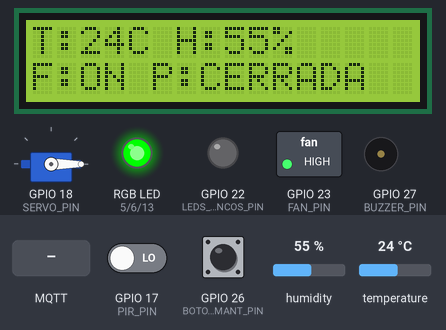
A program run on a simulated Raspberry Pi (BCM pin numbers). Shown: 16×2 character LCD, servo, switched loads named in the program (green lamp = pin HIGH), an RGB LED mixed from three pins (HIGH = lit), output pins drawn as LEDs (lit = HIGH), buzzer (waves = sounding, pin HIGH). The inputs (shaded band) are chosen by the test bench; at power-on: humidity 55 %, GPIO 17 (PIR_PIN) LOW, GPIO 26 (BOTON_MANT_PIN) HIGH, temperature 24 °C. The clock reads 2024-03-15 10:24:30 at power-on unless the program sets it; no MQTT or app messages arrive unless stated; databases and web services accept everything at once and return nothing; servo angles are drawn from the pulse width (0.5 ms = 0°, 2.5 ms = 180°); what the program prints to the terminal is not drawn.

Above: at 3.9 s.
4.0 s: humidity set to 68 %
At 5.7 s:
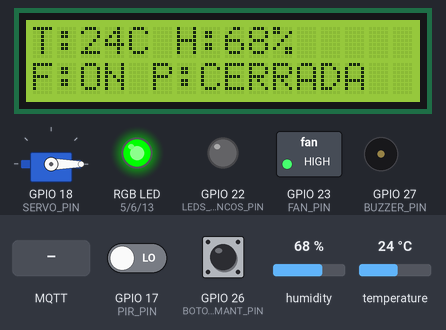
6.0 s: humidity set to 71 %
At 8.4 s:
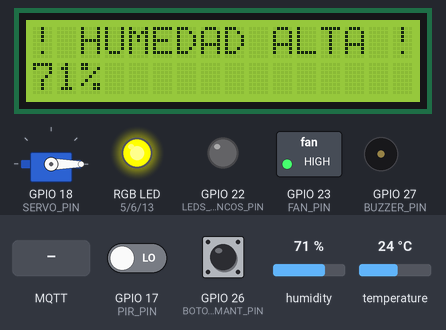
10.1 s: GPIO 17 (PIR_PIN) driven HIGH
At 12.0 s:
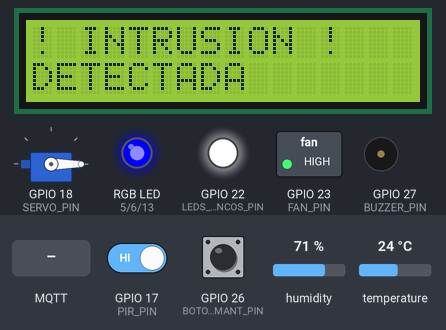
12.4 s: MQTT message "ABRIR" arrives on the first subscribed topic
At 14.0 s:
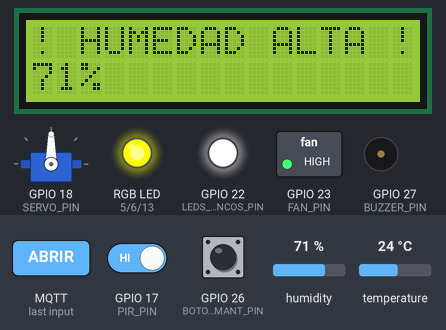
14.1 s: GPIO 26 (BOTON_MANT_PIN) pulled LOW for 1 s
At 15.6 s:
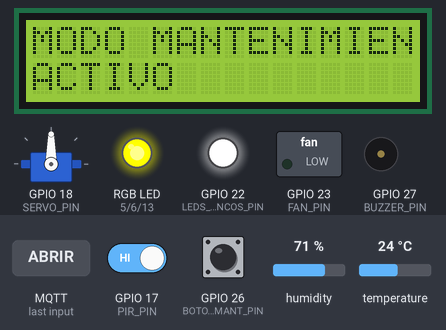
15.7 s: MQTT message "MANT_OFF" arrives on the first subscribed topic
At 16.4 s:
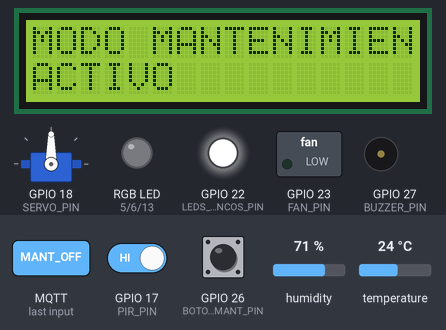
Timing chart, 0 to 19.0 s (numbered marks = the images above; inputs shaded):
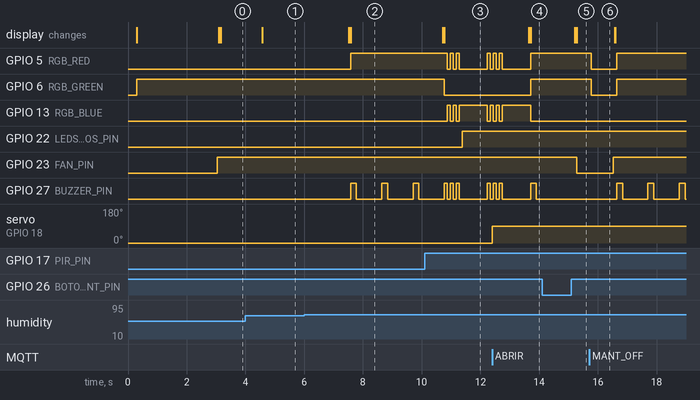

The program:

main.py
```python
import time
import board
import adafruit_dht
import RPi.GPIO as GPIO
from rpi_lcd import LCD
import pymongo
import datetime
import paho.mqtt.client as mqtt
import json

# ==========================================
# 1. CONFIGURACIÓN MQTT
# ==========================================
MQTT_BROKER = "broker.emqx.io"
MQTT_PORT = 1883
TOPICO_PUBLICAR = "fiusac/grupo_12/telemetria"
TOPICO_SUSCRIBIR = "fiusac/grupo_12/comandos"

client_mqtt = mqtt.Client()

# ==========================================
# 2. CONFIGURACIÓN MONGODB
# ==========================================
MONGO_URI = "mongodb+srv://admin_fiusac:0306@kiwi-bd.xi6ztan.mongodb.net/?retryWrites=true&w=majority&appName=kiwi-BD"
mongo_ok = False

print("--- INICIANDO SISTEMA FIUSAC V2.0 ---")
print("1. Conectando a Base de Datos...")

try:
    client_mongo = pymongo.MongoClient(MONGO_URI, serverSelectionTimeoutMS=3000)
    client_mongo.server_info()
    db = client_mongo["fiusac_datacenter"]
    collection_temp = db["temperatura"]
    collection_hum = db["humedad"]
    collection_events = db["eventos"]
    mongo_ok = True
    print("   [BD] Conectado Correctamente")
except Exception as e:
    print(f"   [BD] Error: {e}")

# ==========================================
# 3. CONFIGURACIÓN DE PINES
# ==========================================
GPIO.setmode(GPIO.BCM)
GPIO.setwarnings(False)

PIR_PIN = 17
SERVO_PIN = 18
FAN_PIN = 23
BUZZER_PIN = 27
LEDS_BLANCOS_PIN = 22
BOTON_MANT_PIN = 26

RGB_RED = 5
RGB_GREEN = 6
RGB_BLUE = 13

GPIO.setup(PIR_PIN, GPIO.IN)
GPIO.setup(FAN_PIN, GPIO.OUT)
GPIO.setup(BUZZER_PIN, GPIO.OUT)
GPIO.setup(LEDS_BLANCOS_PIN, GPIO.OUT)
GPIO.setup([RGB_RED, RGB_GREEN, RGB_BLUE], GPIO.OUT)
GPIO.setup(BOTON_MANT_PIN, GPIO.IN, pull_up_down=GPIO.PUD_UP)

GPIO.setup(SERVO_PIN, GPIO.OUT)
servo_pwm = GPIO.PWM(SERVO_PIN, 50)
servo_pwm.start(0)

dht_device = adafruit_dht.DHT11(board.D4)
try:
    lcd = LCD()
except:
    lcd = None

# ==========================================
# 4. VARIABLES GLOBALES
# ==========================================
TEMP_UMBRAL_FAN = 24
TEMP_UMBRAL_ALERTA = 28
HUM_UMBRAL_ALERTA = 70

puerta_abierta = False
modo_mantenimiento = False

# NUEVAS VARIABLES PARA CONTROL DE VENTILADOR
fan_modo_manual = False # False = Automatico, True = Manual
fan_estado_manual = False # True = ON, False = OFF

# Temporizadores
tiempo_ultimo_log_mongo = 0
INTERVALO_MONGO = 30
tiempo_ultimo_mqtt = 0
INTERVALO_MQTT = 3
ultimo_evento_tipo = ""
tiempo_ultimo_evento = 0

# ==========================================
# 5. FUNCIONES MQTT (Lógica Remota)
# ==========================================

def on_connect(client, userdata, flags, rc):
    if rc == 0:
        print("   [MQTT] Conectado al Broker")
        client.subscribe(TOPICO_SUSCRIBIR)
    else:
        print(f"   [MQTT] Fallo conexion: {rc}")

def on_message(client, userdata, msg):
    """
    Comandos: ABRIR, CERRAR, MANT_ON, MANT_OFF
    NUEVOS: FAN_ON, FAN_OFF, FAN_AUTO
    """
    global puerta_abierta, modo_mantenimiento, fan_modo_manual, fan_estado_manual
    orden = msg.payload.decode().upper()
    print(f"\n>> [ORDEN REMOTA] Recibido: {orden}")

    # --- CONTROL PUERTA ---
    if orden == "ABRIR":
        puerta_abierta = True
        mover_servo("ABRIR")
        registrar_evento("control_remoto", "Puerta Abierta Web")
    elif orden == "CERRAR":
        puerta_abierta = False
        mover_servo("CERRAR")
        registrar_evento("control_remoto", "Puerta Cerrada Web")

    # --- CONTROL MANTENIMIENTO ---
    elif orden == "MANT_ON":
        modo_mantenimiento = True
        registrar_evento("control_remoto", "Mantenimiento ON Web")
    elif orden == "MANT_OFF":
        modo_mantenimiento = False
        registrar_evento("control_remoto", "Mantenimiento OFF Web")

    # --- CONTROL VENTILADOR (NUEVO) ---
    elif orden == "FAN_ON":
        fan_modo_manual = True
        fan_estado_manual = True
        registrar_evento("control_remoto", "Ventilador FORZADO ENCENDIDO")
        print("   -> Fan en MODO MANUAL: ON")

    elif orden == "FAN_OFF":
        fan_modo_manual = True
        fan_estado_manual = False
        registrar_evento("control_remoto", "Ventilador FORZADO APAGADO")
        print("   -> Fan en MODO MANUAL: OFF")

    elif orden == "FAN_AUTO":
        fan_modo_manual = False
        registrar_evento("control_remoto", "Ventilador en AUTOMATICO")
        print("   -> Fan regresó a MODO AUTOMATICO")

# Iniciar MQTT
client_mqtt.on_connect = on_connect
client_mqtt.on_message = on_message
try:
    client_mqtt.connect(MQTT_BROKER, MQTT_PORT, 60)
    client_mqtt.loop_start()
except Exception as e:
    print(f"   [MQTT] Error conectando: {e}")

# ==========================================
# 6. FUNCIONES AUXILIARES
# ==========================================
def set_rgb(color):
    GPIO.output([RGB_RED, RGB_GREEN, RGB_BLUE], GPIO.LOW)
    if color == "VERDE": GPIO.output(RGB_GREEN, GPIO.HIGH)
    elif color == "ROJO": GPIO.output(RGB_RED, GPIO.HIGH)
    elif color == "AMARILLO":
        GPIO.output(RGB_RED, GPIO.HIGH)
        GPIO.output(RGB_GREEN, GPIO.HIGH)
    elif color == "AZUL": GPIO.output(RGB_BLUE, GPIO.HIGH)
    elif color == "OFF": pass

def mover_servo(estado):
    duty = 7.5 if estado == "ABRIR" else 2.5
    GPIO.output(SERVO_PIN, True)
    servo_pwm.ChangeDutyCycle(duty)
    time.sleep(0.5)
    GPIO.output(SERVO_PIN, False)
    servo_pwm.ChangeDutyCycle(0)

def lcd_print(linea1, linea2):
    if lcd:
        lcd.text(str(linea1), 1)
        lcd.text(str(linea2), 2)

def guardar_mongo_sensores(temp, hum):
    if mongo_ok:
        try:
            ahora = datetime.datetime.now()
            collection_temp.insert_one({"fecha": ahora, "valor_temperatura": float(temp), "unidad": "Celsius"})
            collection_hum.insert_one({"fecha": ahora, "valor_humedad": float(hum), "unidad": "Porcentaje"})
            print(">> [MONGO] Sensores guardados (30s)")
        except: pass

def publicar_mqtt(temp, hum, pir, puerta, mant, fan_status, fan_mode):
    """Envía estado COMPLETO a la Web (Incluyendo Fan)"""
    try:
        payload = {
            "temperatura": temp,
            "humedad": hum,
            "movimiento": int(pir),
            "puerta": "ABIERTA" if puerta else "CERRADA",
            "mantenimiento": mant,
            "ventilador": fan_status,    # ON / OFF
            "modo_ventilador": fan_mode  # AUTO / MANUAL
        }
        client_mqtt.publish(TOPICO_PUBLICAR, json.dumps(payload))
    except: pass

def registrar_evento(tipo, descripcion, valor_asociado=None):
    global ultimo_evento_tipo, tiempo_ultimo_evento
    es_alarma = "alarma" in tipo
    if es_alarma:
        if tipo == ultimo_evento_tipo and (time.time() - tiempo_ultimo_evento < 10):
            return

    if mongo_ok:
        try:
            doc = {
                "fecha": datetime.datetime.now(),
                "tipo_evento": tipo,
                "descripcion": descripcion,
                "valor_registrado": valor_asociado
            }
            collection_events.insert_one(doc)
            print(f">> [MONGO] EVENTO: {tipo} - {descripcion}")
            ultimo_evento_tipo = tipo
            tiempo_ultimo_evento = time.time()
        except: pass

# ==========================================
# 7. BUCLE PRINCIPAL
# ==========================================
lcd_print("FIUSAC DATA CNTR", "Iniciando...")
set_rgb("VERDE")
mover_servo("CERRAR")
time.sleep(2)

print("Sistema Listo. Esperando sensores...")

try:
    while True:
        # A. BOTÓN MANTENIMIENTO
        if GPIO.input(BOTON_MANT_PIN) == GPIO.LOW:
            modo_mantenimiento = not modo_mantenimiento
            estado_txt = "ACTIVO" if modo_mantenimiento else "INACTIVO"
            print(f">> BOTON: Mantenimiento {estado_txt}")
            registrar_evento("cambio_modo", f"Mantenimiento {estado_txt} (Boton)")
            time.sleep(0.5)

        # B. LÓGICA DE SENSORES
        try:
            temperature = dht_device.temperature
            humidity = dht_device.humidity
            movimiento = GPIO.input(PIR_PIN)

            if temperature is None or humidity is None:
                time.sleep(0.1)
                continue

            # --- LÓGICA DEL VENTILADOR (HÍBRIDA) ---
            fan_is_on = False

            if fan_modo_manual:
                # 1. Modo Manual: Obedece MQTT
                if fan_estado_manual:
                    GPIO.output(FAN_PIN, GPIO.HIGH)
                    fan_is_on = True
                    fan_status_txt = "ON (MANUAL)"
                else:
                    GPIO.output(FAN_PIN, GPIO.LOW)
                    fan_is_on = False
                    fan_status_txt = "OFF (MANUAL)"
            else:
                # 2. Modo Automático: Obedece Sensor
                if temperature >= TEMP_UMBRAL_FAN:
                    GPIO.output(FAN_PIN, GPIO.HIGH)
                    fan_is_on = True
                    fan_status_txt = "ON (AUTO)"
                else:
                    GPIO.output(FAN_PIN, GPIO.LOW)
                    fan_is_on = False
                    fan_status_txt = "OFF (AUTO)"

            # --- ENVÍO DE DATOS ---
            tiempo_actual = time.time()

            if tiempo_actual - tiempo_ultimo_log_mongo >= INTERVALO_MONGO:
                guardar_mongo_sensores(temperature, humidity)
                tiempo_ultimo_log_mongo = tiempo_actual

            if tiempo_actual - tiempo_ultimo_mqtt >= INTERVALO_MQTT:
                # Enviamos también el estado del ventilador
                mode_txt = "MANUAL" if fan_modo_manual else "AUTO"
                status_simple = "ON" if fan_is_on else "OFF"
                publicar_mqtt(temperature, humidity, movimiento, puerta_abierta, modo_mantenimiento, status_simple, mode_txt)
                tiempo_ultimo_mqtt = tiempo_actual

            # --- MODO MANTENIMIENTO ACTIVO ---
            if modo_mantenimiento:
                lcd_print("MODO MANTENIMIEN", "ACTIVO")
                set_rgb("AMARILLO")
                # En mantenimiento forzamos apagado de actuadores ruidosos
                GPIO.output(FAN_PIN, GPIO.LOW)
                GPIO.output(BUZZER_PIN, GPIO.LOW)
                time.sleep(0.5)
                set_rgb("OFF")
                time.sleep(0.5)
                continue

            # --- MODO NORMAL (ALARMAS) ---
            print(f"T:{temperature}C H:{humidity}% PIR:{movimiento} FAN:{fan_status_txt}")

            # Alarma Intrusión
            if movimiento and not puerta_abierta:
                print(">> ALERTA: INTRUSION")
                lcd_print("! INTRUSION !", "DETECTADA")
                registrar_evento("alarma_intrusion", "Movimiento detectado")
                for _ in range(3):
                    set_rgb("ROJO")
                    GPIO.output(BUZZER_PIN, GPIO.HIGH)
                    time.sleep(0.1)
                    set_rgb("AZUL")
                    GPIO.output(BUZZER_PIN, GPIO.LOW)
                    time.sleep(0.1)
                GPIO.output(LEDS_BLANCOS_PIN, GPIO.HIGH)

            # Alarma Temperatura (Solo visual/sonora, el fan ya se manejó arriba)
            elif temperature >= TEMP_UMBRAL_ALERTA:
                lcd_print("! TEMP CRITICA !", f"{temperature}C")
                registrar_evento("alarma_temperatura", "Temp Critica", temperature)
                set_rgb("ROJO")
                GPIO.output(BUZZER_PIN, GPIO.HIGH)

            # Alarma Humedad
            elif humidity >= HUM_UMBRAL_ALERTA:
                lcd_print("! HUMEDAD ALTA !", f"{humidity}%")
                registrar_evento("alarma_humedad", "Humedad Alta", humidity)
                set_rgb("AMARILLO")
                GPIO.output(BUZZER_PIN, GPIO.HIGH)
                time.sleep(0.2)
                GPIO.output(BUZZER_PIN, GPIO.LOW)

            # Estado Normal
            else:
                set_rgb("VERDE")
                GPIO.output(BUZZER_PIN, GPIO.LOW)
                GPIO.output(LEDS_BLANCOS_PIN, GPIO.LOW)
                estado_puerta_txt = "ABIERTA" if puerta_abierta else "CERRADA"
                # Mostrar estado del ventilador en LCD para debug visual
                fan_lcd = "ON" if fan_is_on else "OFF"
                lcd_print(f"T:{temperature}C H:{humidity}%", f"F:{fan_lcd} P:{estado_puerta_txt}")

            time.sleep(0.5)

        except RuntimeError:
            continue

except KeyboardInterrupt:
    print("\nApagando sistema...")
    client_mqtt.loop_stop()
    GPIO.cleanup()
    if lcd: lcd.clear()
```

Measured:
- the behaviour switches between 69 and 70 % on humidity (found by bisection; images 1 and 2)
- after the input at 4.0 s, the display: changes after 0.56 s (image 1)
- after the input at 6.0 s, GPIO 5 (RGB_RED): LOW → HIGH after 1.6 s; GPIO 27 (BUZZER_PIN): alternates HIGH for 0.20 s and LOW for 0.86 s, starting after 1.6 s; the display: first changes after 1.5 s (image 2 shows a later state)
- after the input at 10.1 s, GPIO 5 (RGB_RED): goes LOW 0.10 s, HIGH 0.10 s, LOW 0.10 s, HIGH 0.10 s, LOW 0.97 s, HIGH 0.10 s, then LOW, starting after 0.78 s; GPIO 6 (RGB_GREEN): HIGH → LOW after 0.68 s
- after the input at 12.4 s, GPIO 6 (RGB_GREEN): LOW → HIGH after 1.3 s; servo on GPIO 18 (SERVO_PIN): 0° → 90° at once; the display: first changes after 1.2 s (image 4 shows a later state)
- after the input at 14.1 s, GPIO 23 (FAN_PIN): HIGH → LOW after 1.2 s; GPIO 27 (BUZZER_PIN): stays LOW (without the input it goes to HIGH after 0.67 s); the display: first changes after 1.1 s (image 5 shows a later state)
- after the input at 15.7 s, GPIO 5 (RGB_RED), GPIO 6 (RGB_GREEN): goes on until 16.6 s, then stays HIGH; GPIO 23 (FAN_PIN): goes on until 16.5 s, then stays HIGH; GPIO 27 (BUZZER_PIN): alternates HIGH for 0.20 s and LOW for 0.87 s, starting after 0.94 s
